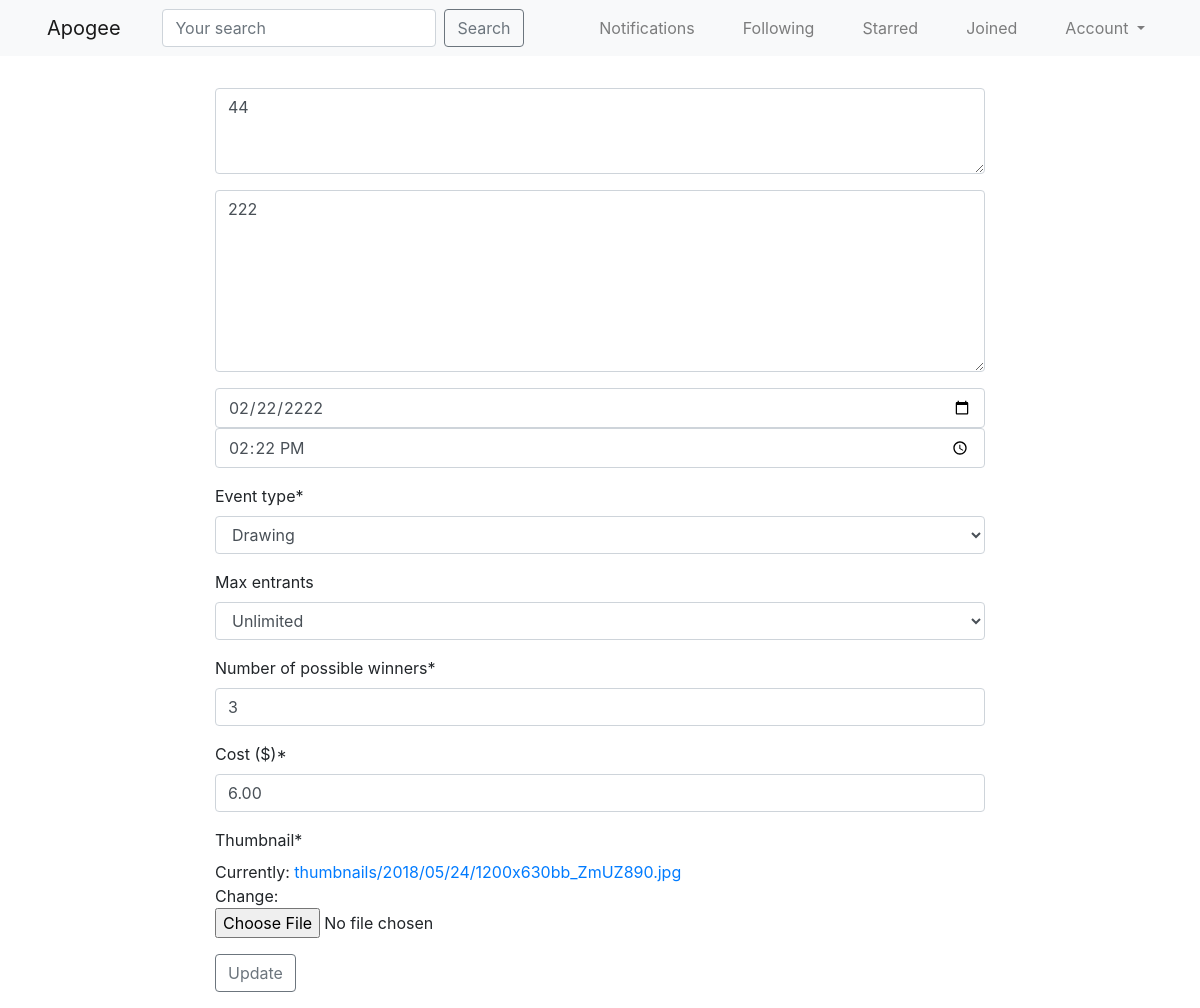
The app's page /events/190/update/ (signed in) with its own data.
### parties/models.py (models this page shows, shortened)
class Party(models.Model):
	user 			= models.ForeignKey(
						settings.AUTH_USER_MODEL,
						on_delete=models.CASCADE
					)
	title 			= models.CharField(
						max_length=140,
						validators=[validate_title]
					)
	description 	= models.CharField(max_length=280)
	time_created	= models.DateTimeField(auto_now_add=True)
	updated 		= models.DateTimeField(auto_now=True)
	party_time		= models.DateTimeField()
	minimum_bid		= models.DecimalField(max_digits=7, decimal_places=2, default=0)
	starred 		= models.ManyToManyField(
						settings.AUTH_USER_MODEL,
						blank=True,
						related_name='starred_by'
					)
	joined 			= models.ManyToManyField(
						settings.AUTH_USER_MODEL,
						blank=True,
						related_name='joined_by'
					)
	winners  		= models.ManyToManyField(
						settings.AUTH_USER_MODEL,
						blank=True,
						related_name='won_by'
					)
	num_possible_winners = models.PositiveSmallIntegerField(default=1)
	max_entrants = models.PositiveSmallIntegerField(blank=True, null=True,
													choices=(
														(None, 'Unlimited'),
														(10, 10),
														(25, 25),
														(50, 50),
														(100, 100),
														(500, 500),
														(1000, 1000)))
	is_open = models.BooleanField(default=True)
	thumbnail 		= models.ImageField(upload_to='thumbnails/%Y/%m/%d/')
	task_id			= models.CharField(max_length=50, blank=True, editable=False)
	cost 			= models.DecimalField(max_digits=7, decimal_places=2, default=0)
	event_type		= models.IntegerField(
						choices=(
							(1, 'Drawing'),
							(2, 'Bid'),
							(3, 'Buy')),
						default=1)
	objects = PartyManager()
	class Meta:
		ordering = ['-time_created']

### parties/views.py (the view)
# urls.py: path('<int:pk>/update/', PartyUpdateView.as_view(), name='update'), # /1/update
class PartyUpdateView(UserOwnerMixin, LoginRequiredMixin, UpdateView):
	queryset = Party.objects.all()
	form_class = PartyModelForm
	template_name = 'parties/update_view.html'

### accounts/models.py (called while the page is built)
	def get_absolute_url(self):
		return reverse_lazy('profiles:detail', kwargs={'username': self.user.username})

	def get_edit_url(self):
		return reverse_lazy('profiles:edit', kwargs={'username': self.user.username})

### parties/templates/parties/update_view.html (shortened to what this page needs)
{% extends 'base.html' %}
{% block content %}
<div class='row'>
	<div class='col-sm-8 offset-sm-2 mt-3'>
		{% include "parties/form.html" with form_id='party-form' form=form btn_title="Update" %}
	</div>
</div>
{% endblock content %}

### parties/templates/parties/form.html (shortened to what this page needs)
{% load crispy_forms_tags %}
<form {% if form_id %} id='{{ form_id }}' {% endif %} class='form mt-3' method='POST' action='' enctype="multipart/form-data">
    {{ form|crispy }}
    <input class='btn btn-outline-secondary' type="submit" value="{{ btn_title }}" />
</form>

### records on screen
Party: title "44", description "222", event_type "Drawing", max_entrants "Unlimited", num_possible_winners "3", cost "6.00"
